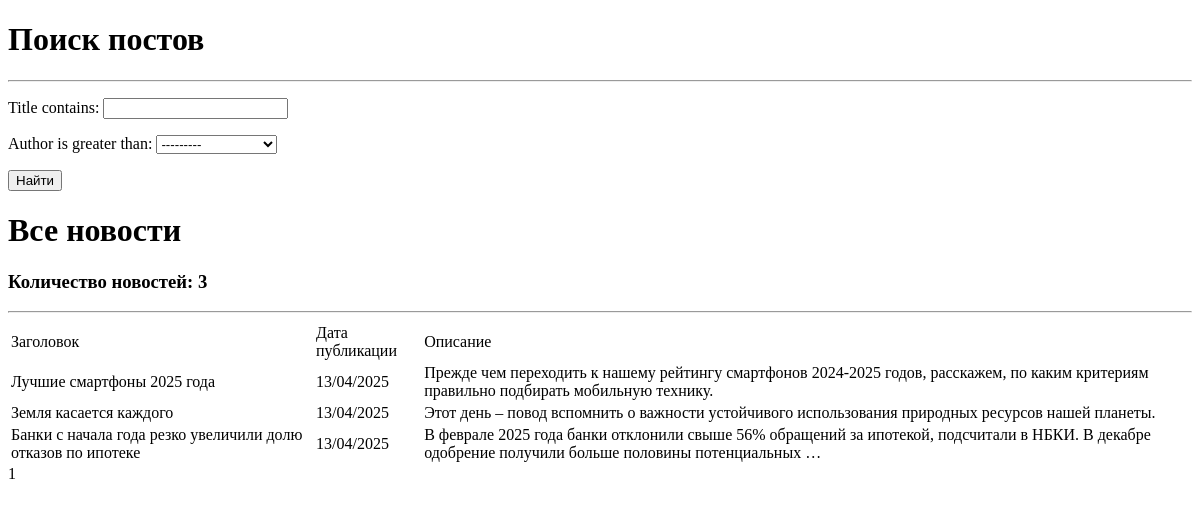
The page /news/search/ on the database as committed earlier.
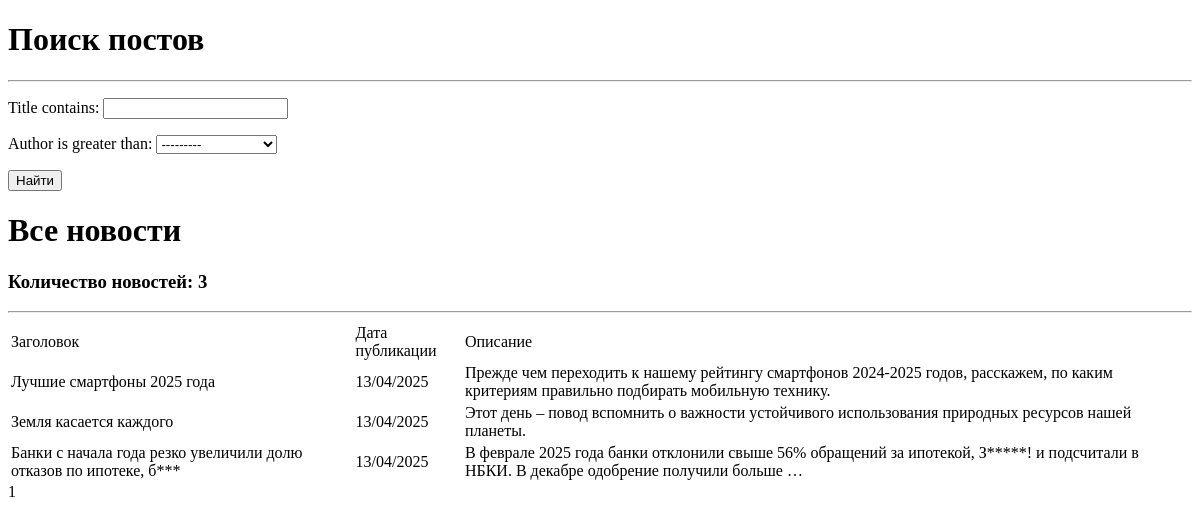
The same page on the database as committed later.
### new_app/models.py (models this page shows, shortened)
class Post(models.Model):
    title = models.CharField()
    text = models.TextField()
    rating = models.IntegerField(default = 0)
    type = models.CharField(max_length = 2, choices = POST_TYPE, default = news)
    data_create = models.DateField(auto_now_add = True)
    author = models.ForeignKey(Author, on_delete=models.CASCADE)
    categories = models.ManyToManyField(Category, through='PostCategory')

### new_app/views.py (the view)
# urls.py: path('search/', PostSearch.as_view(), name='post_search'),
class PostSearch(ListView):
    model = Post
    template_name = 'post_search.html'
    context_object_name = 'news'
    paginate_by = 10
    def get_queryset(self):
        queryset = super().get_queryset()
        self.filterset = PostFilter(self.request.GET, queryset)
        return self.filterset.qs
    def get_context_data(self, **kwargs):
        context = super().get_context_data(**kwargs)
        context['time'] = datetime.utcnow()
        context['filterset'] = self.filterset
        return context

### new_app/templatetags/custom_filters.py (called while the page is built)
@register.filter(name='censor')
def currency(value):
    try:
        words_value = value.split()
        censored_value = ''
        for word in words_value:
            word_clean = ''.join(re.findall('[а-яА-яЁё]', word))
            if word[1:].islower():
                if word_clean.lower() in CENSORED_WORDS:
                    censored_value += word.replace(word_clean[1:], len(word_clean[1:]) * '*') + ' '
                else:
                    censored_value += word + ' '
            else:
                censored_value += word + ' '
        return censored_value[:-1]
    except Exception as e:
        print(e)
        return ''

### templates/post_search.html
{% extends 'flatpages/default.html' %}
{% load custom_filters %}
{% block content %}
<h1>Поиск постов</h1>
<hr>
<form action="" method="get">
    {{ filterset.form.as_p }}
    <input type="submit" value="Найти" />
</form>
{% include 'posts.html' %}
{% endblock content %}

### templates/posts.html (shortened to what this page needs)
{% extends 'flatpages/default.html' %}
{% load custom_filters %}
{% block content %}
   <h1>Все новости</h1>
   <h3>Количество новостей: {{ news|length }}</h3>
   <hr>
       <table>
           <tr>
               <td>Заголовок</td>
               <td>Дата публикации</td>
               <td>Описание</td>
           </tr>
           {% for post in news %}
           <tr>
               <td>{{ post.title|censor }}</td>
               <td>{{ post.data_create|date:"d/m/Y" }}</td>
               <td>{{ post.text|truncatewords:21|censor }}</td>
           </tr>
           {% endfor %}
       </table>
   {{ page_obj.number }}
{% endblock content %}

Rows that differ between the two databases and show on the page:
changed Post: title|censor "Банки с начала года резко увеличили долю отказов по ипотеке" → "Банки с начала года резко увеличили долю отказов по ипотеке, б***"; text|censor "В феврале 2025 года банки отклонили свыше 56% обращений за ипотекой, подсчитали в НБКИ. В декабре одобрение получили больше половины потенциальных …" → "В феврале 2025 года банки отклонили свыше 56% обращений за ипотекой, З*****! и подсчитали в НБКИ. В декабре одобрение получили больше …"
